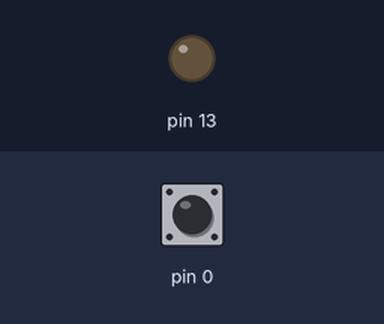
The sketch below on a simulated Arduino Uno, built with avr-gcc and run on an emulated ATmega328P. Shown: output pins drawn as LEDs (lit = HIGH). Inputs (shaded band) come from the test bench; at power-on: pin 0 HIGH.

Above: at 0.8 s.
0.9 s: pin 0 pulled LOW for 0.15 s
At 0.97 s:
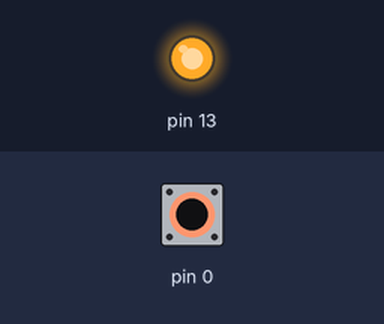
2.5 s: pin 0 pulled LOW for 3.2 s
At 6.8 s:
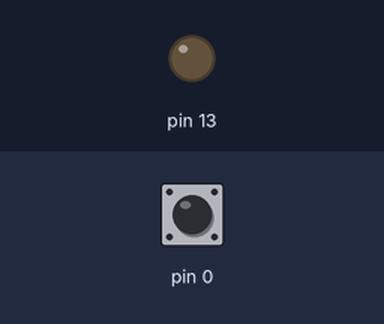
Timing chart, 0 to 8.3 s (numbered marks = the images above; inputs shaded):
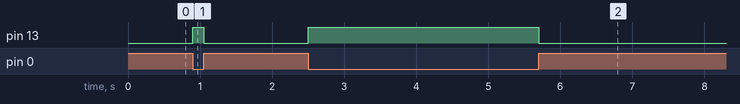

Measured:
- after the input at 0.9 s, pin 13: LOW → HIGH at once, → LOW 0.15 s later
- after the input at 2.5 s, pin 13: LOW → HIGH at once, → LOW 3.2 s later

The sketch:

entrada_compullup.ino
```cpp
#include <avr/io.h>


int main (void){

  DDRD &=~(1<<PD0); // CONFIGURA PINO PD0 COMO ENTRADA
  PORTD |=(1<<PD0); //CONFIGURA COM A ENTRADA COM O PULL-UP
  DDRB |=(1<<PB5); //configura pino pb5 como saída

  while(1){

    if(PIND &(1<<PD0)){

        PORTB &=~(1<<PB5); //NIVEL ALTO
    }
    else{

      PORTB |=(1<<PB5); //nível baixo
    }
  }

}
```
